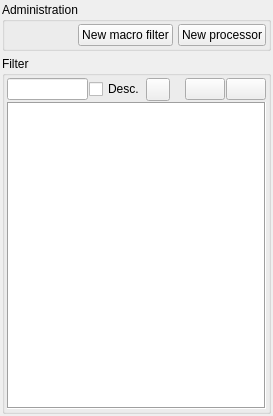
<?xml version="1.0" encoding="UTF-8"?>
<ui version="4.0">
 <class>FilterSearchWidget</class>
 <widget class="QDockWidget" name="FilterSearchWidget">
  <property name="geometry">
   <rect>
    <x>0</x>
    <y>0</y>
    <width>273</width>
    <height>416</height>
   </rect>
  </property>
  <property name="sizePolicy">
   <sizepolicy hsizetype="Preferred" vsizetype="Fixed">
    <horstretch>0</horstretch>
    <verstretch>0</verstretch>
   </sizepolicy>
  </property>
  <property name="toolTip">
   <string>Clear the search</string>
  </property>
  <property name="windowTitle">
   <string>Filter overview</string>
  </property>
  <widget class="QWidget" name="dockWidgetContents">
   <layout class="QVBoxLayout" name="verticalLayout_4">
    <property name="spacing">
     <number>5</number>
    </property>
    <property name="margin">
     <number>2</number>
    </property>
    <item>
     <widget class="QGroupBox" name="groupBox">
      <property name="title">
       <string>Administration</string>
      </property>
      <layout class="QHBoxLayout" name="horizontalLayout_3">
       <property name="spacing">
        <number>5</number>
       </property>
       <property name="margin">
        <number>2</number>
       </property>
       <item>
        <spacer name="horizontalSpacer_2">
         <property name="orientation">
          <enum>Qt::Horizontal</enum>
         </property>
         <property name="sizeHint" stdset="0">
          <size>
           <width>40</width>
           <height>20</height>
          </size>
         </property>
        </spacer>
       </item>
       <item>
        <widget class="QPushButton" name="createMakroFilter">
         <property name="text">
          <string>New macro filter</string>
         </property>
         <property name="icon">
          <iconset resource="../../images/images.qrc">
           <normaloff>:/olvisGui/plugin_add.png</normaloff>:/olvisGui/plugin_add.png</iconset>
         </property>
        </widget>
       </item>
       <item>
        <widget class="QPushButton" name="createProcessor">
         <property name="text">
          <string>New processor</string>
         </property>
         <property name="icon">
          <iconset resource="../../images/images.qrc">
           <normaloff>:/olvisGui/database_add.png</normaloff>:/olvisGui/database_add.png</iconset>
         </property>
        </widget>
       </item>
      </layout>
     </widget>
    </item>
    <item>
     <widget class="QGroupBox" name="groupBoxFilter">
      <property name="title">
       <string>Filter</string>
      </property>
      <layout class="QVBoxLayout" name="verticalLayout">
       <property name="spacing">
        <number>1</number>
       </property>
       <property name="margin">
        <number>2</number>
       </property>
       <item>
        <layout class="QHBoxLayout" name="horizontalLayout_2">
         <property name="spacing">
          <number>1</number>
         </property>
         <item>
          <widget class="QLineEdit" name="searchBox"/>
         </item>
         <item>
          <widget class="QCheckBox" name="checkDesc">
           <property name="toolTip">
            <string>&lt;html&gt;&lt;head/&gt;&lt;body&gt;&lt;p&gt;Enable the search inside the filter description&lt;/p&gt;&lt;/body&gt;&lt;/html&gt;</string>
           </property>
           <property name="text">
            <string>Desc.</string>
           </property>
           <property name="checked">
            <bool>false</bool>
           </property>
          </widget>
         </item>
         <item>
          <widget class="QToolButton" name="toolButton">
           <property name="text">
            <string/>
           </property>
           <property name="icon">
            <iconset resource="../../images/images.qrc">
             <normaloff>:/olvisGui/abort.png</normaloff>:/olvisGui/abort.png</iconset>
           </property>
          </widget>
         </item>
         <item>
          <spacer name="horizontalSpacer">
           <property name="orientation">
            <enum>Qt::Horizontal</enum>
           </property>
           <property name="sizeHint" stdset="0">
            <size>
             <width>40</width>
             <height>20</height>
            </size>
           </property>
          </spacer>
         </item>
         <item>
          <widget class="QPushButton" name="expand">
           <property name="enabled">
            <bool>true</bool>
           </property>
           <property name="toolTip">
            <string>Expand all</string>
           </property>
           <property name="text">
            <string/>
           </property>
           <property name="icon">
            <iconset resource="../../images/images.qrc">
             <normaloff>:/olvisGui/arrow_out.png</normaloff>:/olvisGui/arrow_out.png</iconset>
           </property>
           <property name="checkable">
            <bool>false</bool>
           </property>
          </widget>
         </item>
         <item>
          <widget class="QPushButton" name="collapse">
           <property name="toolTip">
            <string>Collapse all</string>
           </property>
           <property name="text">
            <string/>
           </property>
           <property name="icon">
            <iconset resource="../../images/images.qrc">
             <normaloff>:/olvisGui/arrow_in.png</normaloff>:/olvisGui/arrow_in.png</iconset>
           </property>
          </widget>
         </item>
        </layout>
       </item>
       <item>
        <widget class="FilterSearchTree" name="filterTree">
         <property name="sizePolicy">
          <sizepolicy hsizetype="Expanding" vsizetype="Expanding">
           <horstretch>0</horstretch>
           <verstretch>0</verstretch>
          </sizepolicy>
         </property>
         <property name="toolTip">
          <string/>
         </property>
         <property name="autoFillBackground">
          <bool>false</bool>
         </property>
         <property name="frameShape">
          <enum>QFrame::Box</enum>
         </property>
         <property name="frameShadow">
          <enum>QFrame::Sunken</enum>
         </property>
         <property name="lineWidth">
          <number>1</number>
         </property>
         <property name="midLineWidth">
          <number>0</number>
         </property>
         <property name="alternatingRowColors">
          <bool>true</bool>
         </property>
         <property name="indentation">
          <number>8</number>
         </property>
         <property name="rootIsDecorated">
          <bool>true</bool>
         </property>
         <property name="animated">
          <bool>true</bool>
         </property>
         <attribute name="headerVisible">
          <bool>false</bool>
         </attribute>
         <attribute name="headerCascadingSectionResizes">
          <bool>false</bool>
         </attribute>
         <attribute name="headerHighlightSections">
          <bool>false</bool>
         </attribute>
         <attribute name="headerShowSortIndicator" stdset="0">
          <bool>false</bool>
         </attribute>
         <column>
          <property name="text">
           <string>Items</string>
          </property>
         </column>
        </widget>
       </item>
      </layout>
     </widget>
    </item>
   </layout>
  </widget>
 </widget>
 <layoutdefault spacing="6" margin="11"/>
 <customwidgets>
  <customwidget>
   <class>FilterSearchTree</class>
   <extends>QTreeWidget</extends>
   <header>src/FilterSearch/FilterSearchTree.h</header>
  </customwidget>
 </customwidgets>
 <resources>
  <include location="../../images/images.qrc"/>
 </resources>
 <connections>
  <connection>
   <sender>checkDesc</sender>
   <signal>released()</signal>
   <receiver>searchBox</receiver>
   <slot>setFocus()</slot>
   <hints>
    <hint type="sourcelabel">
     <x>164</x>
     <y>108</y>
    </hint>
    <hint type="destinationlabel">
     <x>76</x>
     <y>110</y>
    </hint>
   </hints>
  </connection>
  <connection>
   <sender>collapse</sender>
   <signal>clicked()</signal>
   <receiver>filterTree</receiver>
   <slot>collapseAll()</slot>
   <hints>
    <hint type="sourcelabel">
     <x>266</x>
     <y>112</y>
    </hint>
    <hint type="destinationlabel">
     <x>238</x>
     <y>410</y>
    </hint>
   </hints>
  </connection>
  <connection>
   <sender>expand</sender>
   <signal>clicked()</signal>
   <receiver>filterTree</receiver>
   <slot>expandAll()</slot>
   <hints>
    <hint type="sourcelabel">
     <x>237</x>
     <y>112</y>
    </hint>
    <hint type="destinationlabel">
     <x>178</x>
     <y>410</y>
    </hint>
   </hints>
  </connection>
  <connection>
   <sender>toolButton</sender>
   <signal>clicked()</signal>
   <receiver>searchBox</receiver>
   <slot>clear()</slot>
   <hints>
    <hint type="sourcelabel">
     <x>173</x>
     <y>97</y>
    </hint>
    <hint type="destinationlabel">
     <x>70</x>
     <y>105</y>
    </hint>
   </hints>
  </connection>
 </connections>
 <slots>
  <slot>createSearchedNodes(QString)</slot>
 </slots>
</ui>
